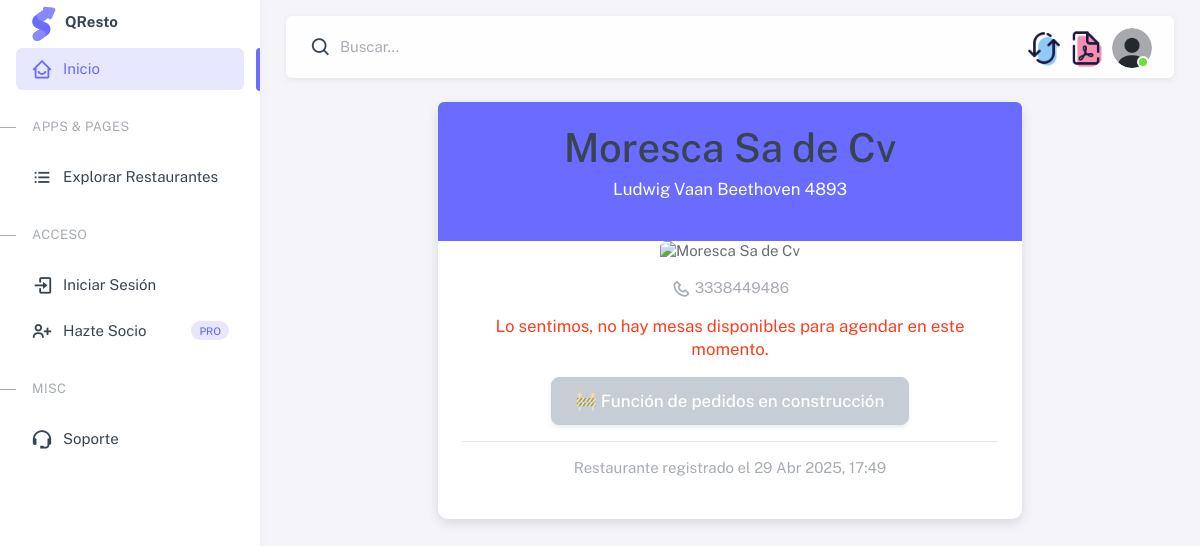
The page /restaurantes/a10b1a-moresca-sa-de-cv/ on the database its author committed.
### restaurantes/models.py (models this page shows, shortened)
class Restaurante(models.Model):
    id = models.AutoField(primary_key=True)
    socio = models.ForeignKey(PerfilUsuario, on_delete=models.CASCADE, related_name='restaurantes')
    nombre = models.CharField(max_length=255)
    slug = models.SlugField(max_length=300, unique=True, blank=True)
    direccion = models.CharField(max_length=255, blank=True, null=True)
    telefono = models.CharField(max_length=20, blank=True, null=True)
    fecha_creacion = models.DateTimeField(auto_now_add=True)

### restaurantes/views.py (the view)
# urls.py: path('<slug:slug>/', views.detalle_restaurante, name='detalle_restaurante'),
def detalle_restaurante(request, slug):
    restaurante = get_object_or_404(Restaurante, slug=slug)
    mesas_disponibles = Mesa.objects.filter(restaurante=restaurante, disponibilidad=True)
    restaurante_disponible = True if mesas_disponibles.exists() else False
    return render(request, 'restaurantes/detalle_restaurante.html', {
        'restaurante': restaurante,
        'restaurante_disponible': restaurante_disponible,
    })

### restaurantes/templates/restaurantes/detalle_restaurante.html
{% extends 'base.html' %}
{% block content %}
<div class="container-fluid flex-grow-1 container-p-y">
    <div class="row justify-content-center">
        <div class="col-md-8">
            <div class="card shadow-lg rounded-4">
                <div class="card-header text-center bg-primary text-white">
                    <h1 class="display-4 mb-2">{{ restaurante.nombre }}</h1>
                    <p class="lead">{{ restaurante.direccion|default:"Sin dirección" }}</p>
                </div>
                <div class="card-body text-center">
                    <img src="#" class="img-fluid rounded mb-4" alt="{{ restaurante.nombre }}" style="max-height: 300px; object-fit: cover;">
                    <p class="text-muted mb-4">
                        {% if restaurante.telefono %}
                            <i class="bx bx-phone"></i> {{ restaurante.telefono }}<br>
                        {% endif %}
                    </p>
                    <div class="mb-4">
                        {% if restaurante_disponible %}
                            <p class="lead text-success">¡El restaurante está disponible para agendar tu mesa!</p>
                            <a href="{% url 'agendar_cita' restaurante.slug %}" class="btn btn-primary btn-lg">
                                📅 Agendar ahora
                            </a>
                        {% else %}
                            <p class="lead text-danger">Lo sentimos, no hay mesas disponibles para agendar en este momento.</p>
                            <a href="#" class="btn btn-secondary btn-lg disabled">
                                🚧 Función de pedidos en construcción
                            </a>
                        {% endif %}
                    </div>
                    <hr>
                    <p class="text-muted">
                        Restaurante registrado el {{ restaurante.fecha_creacion|date:"d M Y, H:i" }}
                    </p>
                </div>
            </div>
        </div>
    </div>
</div>
{% endblock %}

### rows shown on the page
Restaurante: nombre "Moresca Sa de Cv", direccion "Ludwig Vaan Beethoven 4893", telefono "3338449486", fecha_creacion "29 Abr 2025, 17:49"
